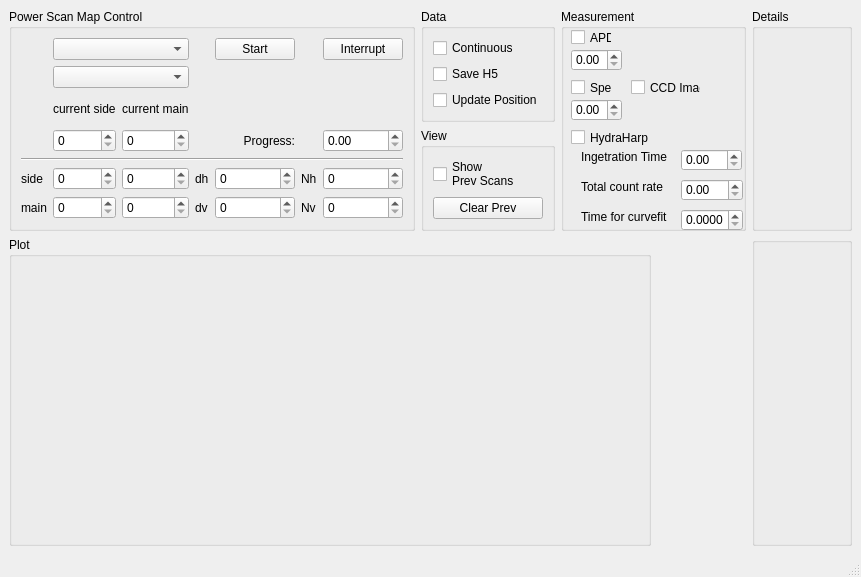
<?xml version="1.0" encoding="UTF-8"?>
<ui version="4.0">
 <class>SimpleXYScanWindow</class>
 <widget class="QMainWindow" name="SimpleXYScanWindow">
  <property name="geometry">
   <rect>
    <x>0</x>
    <y>0</y>
    <width>861</width>
    <height>577</height>
   </rect>
  </property>
  <property name="minimumSize">
   <size>
    <width>150</width>
    <height>170</height>
   </size>
  </property>
  <property name="acceptDrops">
   <bool>false</bool>
  </property>
  <property name="windowTitle">
   <string>Simple XY Scan</string>
  </property>
  <widget class="QWidget" name="centralwidget">
   <layout class="QGridLayout" name="gridLayout_2" rowstretch="0,0,0" columnstretch="0,0,0,0,0">
    <item row="2" column="0" colspan="3">
     <widget class="QGroupBox" name="plot_groupBox">
      <property name="sizePolicy">
       <sizepolicy hsizetype="Expanding" vsizetype="Expanding">
        <horstretch>0</horstretch>
        <verstretch>0</verstretch>
       </sizepolicy>
      </property>
      <property name="title">
       <string>Plot</string>
      </property>
      <layout class="QVBoxLayout" name="verticalLayout_2"/>
     </widget>
    </item>
    <item row="0" column="0" rowspan="2">
     <widget class="QGroupBox" name="control_groupBox">
      <property name="title">
       <string>Power Scan Map Control</string>
      </property>
      <layout class="QGridLayout" name="gridLayout" columnstretch="0,0,0,0,0,0,0">
       <item row="5" column="2">
        <widget class="QDoubleSpinBox" name="h1_doubleSpinBox">
         <property name="decimals">
          <number>0</number>
         </property>
         <property name="maximum">
          <double>3200.000000000000000</double>
         </property>
        </widget>
       </item>
       <item row="3" column="2">
        <widget class="QDoubleSpinBox" name="y_doubleSpinBox">
         <property name="decimals">
          <number>0</number>
         </property>
         <property name="maximum">
          <double>3200.000000000000000</double>
         </property>
        </widget>
       </item>
       <item row="7" column="3">
        <widget class="QLabel" name="dv_label_2">
         <property name="text">
          <string>dv</string>
         </property>
        </widget>
       </item>
       <item row="3" column="4">
        <widget class="QLabel" name="progres_label">
         <property name="text">
          <string>Progress:</string>
         </property>
         <property name="alignment">
          <set>Qt::AlignRight|Qt::AlignTrailing|Qt::AlignVCenter</set>
         </property>
        </widget>
       </item>
       <item row="2" column="1">
        <widget class="QLabel" name="x_label">
         <property name="text">
          <string>current side</string>
         </property>
        </widget>
       </item>
       <item row="5" column="0">
        <widget class="QLabel" name="h_label">
         <property name="text">
          <string>side</string>
         </property>
        </widget>
       </item>
       <item row="0" column="6">
        <widget class="QPushButton" name="interrupt_pushButton">
         <property name="text">
          <string>Interrupt</string>
         </property>
        </widget>
       </item>
       <item row="2" column="2">
        <widget class="QLabel" name="y_label">
         <property name="text">
          <string>current main</string>
         </property>
        </widget>
       </item>
       <item row="7" column="4">
        <widget class="QDoubleSpinBox" name="dv_doubleSpinBox">
         <property name="decimals">
          <number>0</number>
         </property>
         <property name="maximum">
          <double>3200.000000000000000</double>
         </property>
        </widget>
       </item>
       <item row="5" column="4">
        <widget class="QDoubleSpinBox" name="dh_doubleSpinBox">
         <property name="decimals">
          <number>0</number>
         </property>
         <property name="maximum">
          <double>3200.000000000000000</double>
         </property>
        </widget>
       </item>
       <item row="7" column="0">
        <widget class="QLabel" name="v_label_2">
         <property name="text">
          <string>main</string>
         </property>
        </widget>
       </item>
       <item row="3" column="1">
        <widget class="QDoubleSpinBox" name="x_doubleSpinBox">
         <property name="decimals">
          <number>0</number>
         </property>
         <property name="maximum">
          <double>3200.000000000000000</double>
         </property>
        </widget>
       </item>
       <item row="7" column="2">
        <widget class="QDoubleSpinBox" name="v1_doubleSpinBox">
         <property name="decimals">
          <number>0</number>
         </property>
         <property name="maximum">
          <double>3200.000000000000000</double>
         </property>
        </widget>
       </item>
       <item row="3" column="6">
        <widget class="QDoubleSpinBox" name="progress_doubleSpinBox"/>
       </item>
       <item row="0" column="4">
        <widget class="QPushButton" name="start_pushButton">
         <property name="text">
          <string>Start</string>
         </property>
        </widget>
       </item>
       <item row="5" column="6">
        <widget class="QDoubleSpinBox" name="Nh_doubleSpinBox">
         <property name="decimals">
          <number>0</number>
         </property>
         <property name="maximum">
          <double>3200.000000000000000</double>
         </property>
        </widget>
       </item>
       <item row="4" column="0" colspan="7">
        <widget class="Line" name="line">
         <property name="orientation">
          <enum>Qt::Horizontal</enum>
         </property>
        </widget>
       </item>
       <item row="5" column="5">
        <widget class="QLabel" name="label_2">
         <property name="text">
          <string>Nh</string>
         </property>
        </widget>
       </item>
       <item row="5" column="1">
        <widget class="QDoubleSpinBox" name="h0_doubleSpinBox">
         <property name="decimals">
          <number>0</number>
         </property>
         <property name="maximum">
          <double>3200.000000000000000</double>
         </property>
        </widget>
       </item>
       <item row="1" column="1" colspan="2">
        <widget class="QComboBox" name="speed_comboBox"/>
       </item>
       <item row="0" column="1" colspan="2">
        <widget class="QComboBox" name="scan_type_comboBox"/>
       </item>
       <item row="7" column="5">
        <widget class="QLabel" name="label_3">
         <property name="text">
          <string>Nv</string>
         </property>
        </widget>
       </item>
       <item row="5" column="3">
        <widget class="QLabel" name="dv_label">
         <property name="text">
          <string>dh</string>
         </property>
        </widget>
       </item>
       <item row="7" column="6">
        <widget class="QDoubleSpinBox" name="Nv_doubleSpinBox">
         <property name="decimals">
          <number>0</number>
         </property>
         <property name="maximum">
          <double>3200.000000000000000</double>
         </property>
        </widget>
       </item>
       <item row="7" column="1">
        <widget class="QDoubleSpinBox" name="v0_doubleSpinBox">
         <property name="decimals">
          <number>0</number>
         </property>
         <property name="maximum">
          <double>3200.000000000000000</double>
         </property>
        </widget>
       </item>
      </layout>
     </widget>
    </item>
    <item row="1" column="1">
     <widget class="QGroupBox" name="groupBox_2">
      <property name="title">
       <string>View</string>
      </property>
      <layout class="QGridLayout" name="gridLayout_4">
       <item row="0" column="0">
        <widget class="QCheckBox" name="show_previous_scans_checkBox">
         <property name="text">
          <string>Show 
Prev Scans</string>
         </property>
        </widget>
       </item>
       <item row="1" column="0">
        <widget class="QPushButton" name="clear_previous_scans_pushButton">
         <property name="text">
          <string>Clear Prev</string>
         </property>
        </widget>
       </item>
      </layout>
     </widget>
    </item>
    <item row="2" column="4">
     <widget class="QGroupBox" name="autofocus_plot_groupBox">
      <property name="sizePolicy">
       <sizepolicy hsizetype="Preferred" vsizetype="Preferred">
        <horstretch>0</horstretch>
        <verstretch>0</verstretch>
       </sizepolicy>
      </property>
      <property name="minimumSize">
       <size>
        <width>60</width>
        <height>60</height>
       </size>
      </property>
      <property name="maximumSize">
       <size>
        <width>400</width>
        <height>400</height>
       </size>
      </property>
      <property name="contextMenuPolicy">
       <enum>Qt::DefaultContextMenu</enum>
      </property>
      <property name="locale">
       <locale language="English" country="Zimbabwe"/>
      </property>
      <property name="alignment">
       <set>Qt::AlignLeading|Qt::AlignLeft|Qt::AlignTop</set>
      </property>
      <layout class="QVBoxLayout" name="verticalLayout_4">
       <property name="leftMargin">
        <number>9</number>
       </property>
       <property name="topMargin">
        <number>9</number>
       </property>
       <property name="rightMargin">
        <number>9</number>
       </property>
       <property name="bottomMargin">
        <number>9</number>
       </property>
      </layout>
     </widget>
    </item>
    <item row="0" column="4" rowspan="2">
     <widget class="QGroupBox" name="details_groupBox">
      <property name="sizePolicy">
       <sizepolicy hsizetype="Preferred" vsizetype="Preferred">
        <horstretch>0</horstretch>
        <verstretch>0</verstretch>
       </sizepolicy>
      </property>
      <property name="minimumSize">
       <size>
        <width>100</width>
        <height>170</height>
       </size>
      </property>
      <property name="maximumSize">
       <size>
        <width>400</width>
        <height>400</height>
       </size>
      </property>
      <property name="title">
       <string>Details</string>
      </property>
      <layout class="QVBoxLayout" name="verticalLayout"/>
     </widget>
    </item>
    <item row="0" column="1">
     <widget class="QGroupBox" name="groupBox">
      <property name="title">
       <string>Data</string>
      </property>
      <layout class="QGridLayout" name="gridLayout_3">
       <item row="1" column="0">
        <widget class="QCheckBox" name="save_h5_checkBox">
         <property name="text">
          <string>Save H5</string>
         </property>
        </widget>
       </item>
       <item row="0" column="0">
        <widget class="QCheckBox" name="continuous_scan_checkBox">
         <property name="text">
          <string>Continuous</string>
         </property>
        </widget>
       </item>
       <item row="2" column="0">
        <widget class="QCheckBox" name="update_position_checkBox">
         <property name="text">
          <string>Update Position</string>
         </property>
        </widget>
       </item>
      </layout>
     </widget>
    </item>
    <item row="0" column="2" rowspan="2" colspan="2">
     <widget class="QGroupBox" name="groupBox_3">
      <property name="sizePolicy">
       <sizepolicy hsizetype="Preferred" vsizetype="Preferred">
        <horstretch>0</horstretch>
        <verstretch>0</verstretch>
       </sizepolicy>
      </property>
      <property name="minimumSize">
       <size>
        <width>100</width>
        <height>220</height>
       </size>
      </property>
      <property name="title">
       <string>Measurement</string>
      </property>
      <widget class="QCheckBox" name="collect_apd_checkBox">
       <property name="geometry">
        <rect>
         <x>10</x>
         <y>20</y>
         <width>41</width>
         <height>17</height>
        </rect>
       </property>
       <property name="text">
        <string>APD</string>
       </property>
      </widget>
      <widget class="QCheckBox" name="collect_spectrum_checkBox">
       <property name="geometry">
        <rect>
         <x>10</x>
         <y>70</y>
         <width>41</width>
         <height>17</height>
        </rect>
       </property>
       <property name="text">
        <string>Spec</string>
       </property>
      </widget>
      <widget class="QCheckBox" name="collect_hydraharp_checkBox">
       <property name="geometry">
        <rect>
         <x>10</x>
         <y>120</y>
         <width>81</width>
         <height>17</height>
        </rect>
       </property>
       <property name="text">
        <string>HydraHarp</string>
       </property>
      </widget>
      <widget class="QDoubleSpinBox" name="apd_int_time_doubleSpinBox">
       <property name="geometry">
        <rect>
         <x>10</x>
         <y>40</y>
         <width>51</width>
         <height>22</height>
        </rect>
       </property>
      </widget>
      <widget class="QDoubleSpinBox" name="spectrum_int_time_doubleSpinBox">
       <property name="geometry">
        <rect>
         <x>10</x>
         <y>90</y>
         <width>51</width>
         <height>22</height>
        </rect>
       </property>
      </widget>
      <widget class="QDoubleSpinBox" name="hydraharp_tacq_doubleSpinBox">
       <property name="geometry">
        <rect>
         <x>120</x>
         <y>140</y>
         <width>61</width>
         <height>22</height>
        </rect>
       </property>
      </widget>
      <widget class="QCheckBox" name="collect_CCD_image_checkBox">
       <property name="geometry">
        <rect>
         <x>70</x>
         <y>70</y>
         <width>70</width>
         <height>17</height>
        </rect>
       </property>
       <property name="text">
        <string>CCD Image</string>
       </property>
      </widget>
      <widget class="QDoubleSpinBox" name="total_ct_lifetime_doubleSpinBox">
       <property name="geometry">
        <rect>
         <x>120</x>
         <y>170</y>
         <width>62</width>
         <height>22</height>
        </rect>
       </property>
      </widget>
      <widget class="QDoubleSpinBox" name="curvefitting_time_doubleSpinBox">
       <property name="geometry">
        <rect>
         <x>120</x>
         <y>200</y>
         <width>62</width>
         <height>22</height>
        </rect>
       </property>
       <property name="decimals">
        <number>4</number>
       </property>
      </widget>
      <widget class="QLabel" name="label">
       <property name="geometry">
        <rect>
         <x>20</x>
         <y>140</y>
         <width>101</width>
         <height>16</height>
        </rect>
       </property>
       <property name="text">
        <string>Ingetration Time</string>
       </property>
      </widget>
      <widget class="QLabel" name="label_4">
       <property name="geometry">
        <rect>
         <x>20</x>
         <y>170</y>
         <width>91</width>
         <height>16</height>
        </rect>
       </property>
       <property name="text">
        <string>Total count rate</string>
       </property>
      </widget>
      <widget class="QLabel" name="label_5">
       <property name="geometry">
        <rect>
         <x>20</x>
         <y>200</y>
         <width>91</width>
         <height>16</height>
        </rect>
       </property>
       <property name="text">
        <string>Time for curvefit</string>
       </property>
      </widget>
     </widget>
    </item>
   </layout>
  </widget>
  <widget class="QMenuBar" name="menubar">
   <property name="geometry">
    <rect>
     <x>0</x>
     <y>0</y>
     <width>861</width>
     <height>21</height>
    </rect>
   </property>
  </widget>
  <widget class="QStatusBar" name="statusbar"/>
 </widget>
 <tabstops>
  <tabstop>scan_type_comboBox</tabstop>
  <tabstop>start_pushButton</tabstop>
  <tabstop>interrupt_pushButton</tabstop>
  <tabstop>x_doubleSpinBox</tabstop>
  <tabstop>y_doubleSpinBox</tabstop>
  <tabstop>progress_doubleSpinBox</tabstop>
  <tabstop>h0_doubleSpinBox</tabstop>
  <tabstop>h1_doubleSpinBox</tabstop>
  <tabstop>dh_doubleSpinBox</tabstop>
  <tabstop>Nh_doubleSpinBox</tabstop>
  <tabstop>v0_doubleSpinBox</tabstop>
  <tabstop>v1_doubleSpinBox</tabstop>
  <tabstop>dv_doubleSpinBox</tabstop>
  <tabstop>Nv_doubleSpinBox</tabstop>
 </tabstops>
 <resources/>
 <connections/>
</ui>
